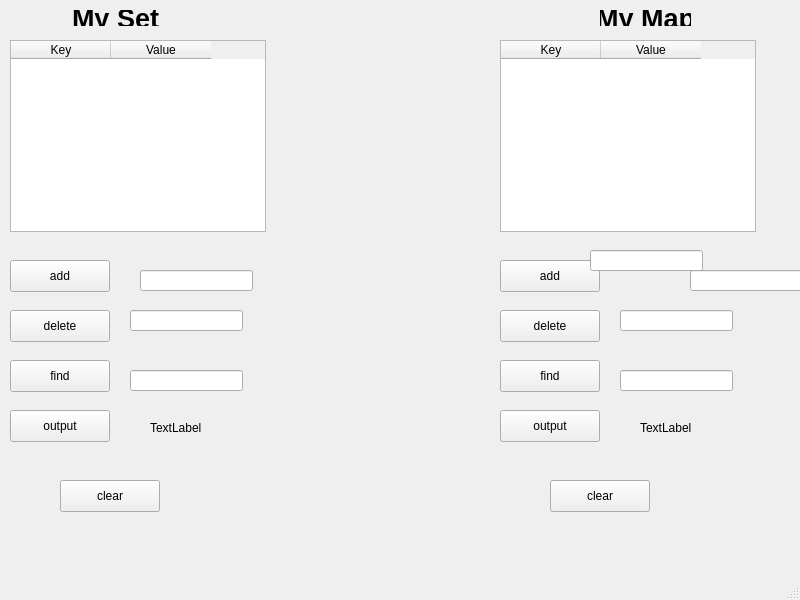
<?xml version="1.0" encoding="UTF-8"?>
<ui version="4.0">
 <class>MainWindow</class>
 <widget class="QMainWindow" name="MainWindow">
  <property name="geometry">
   <rect>
    <x>0</x>
    <y>0</y>
    <width>800</width>
    <height>600</height>
   </rect>
  </property>
  <property name="windowTitle">
   <string>MainWindow</string>
  </property>
  <widget class="QWidget" name="centralwidget">
   <widget class="QPushButton" name="addSet">
    <property name="geometry">
     <rect>
      <x>10</x>
      <y>260</y>
      <width>100</width>
      <height>32</height>
     </rect>
    </property>
    <property name="text">
     <string>add</string>
    </property>
   </widget>
   <widget class="QLineEdit" name="addValSet">
    <property name="geometry">
     <rect>
      <x>140</x>
      <y>270</y>
      <width>113</width>
      <height>21</height>
     </rect>
    </property>
   </widget>
   <widget class="QPushButton" name="delSet">
    <property name="geometry">
     <rect>
      <x>10</x>
      <y>310</y>
      <width>100</width>
      <height>32</height>
     </rect>
    </property>
    <property name="text">
     <string>delete</string>
    </property>
   </widget>
   <widget class="QLineEdit" name="delValSet">
    <property name="geometry">
     <rect>
      <x>130</x>
      <y>310</y>
      <width>113</width>
      <height>21</height>
     </rect>
    </property>
   </widget>
   <widget class="QPushButton" name="findSet">
    <property name="geometry">
     <rect>
      <x>10</x>
      <y>360</y>
      <width>100</width>
      <height>32</height>
     </rect>
    </property>
    <property name="text">
     <string>find</string>
    </property>
   </widget>
   <widget class="QLineEdit" name="findValSet">
    <property name="geometry">
     <rect>
      <x>130</x>
      <y>370</y>
      <width>113</width>
      <height>21</height>
     </rect>
    </property>
   </widget>
   <widget class="QPushButton" name="outputSet">
    <property name="geometry">
     <rect>
      <x>10</x>
      <y>410</y>
      <width>100</width>
      <height>32</height>
     </rect>
    </property>
    <property name="text">
     <string>output</string>
    </property>
   </widget>
   <widget class="QLabel" name="outputLabelSet">
    <property name="geometry">
     <rect>
      <x>150</x>
      <y>420</y>
      <width>58</width>
      <height>16</height>
     </rect>
    </property>
    <property name="text">
     <string>TextLabel</string>
    </property>
   </widget>
   <widget class="QLabel" name="label">
    <property name="geometry">
     <rect>
      <x>70</x>
      <y>10</y>
      <width>91</width>
      <height>16</height>
     </rect>
    </property>
    <property name="font">
     <font>
      <pointsize>20</pointsize>
      <bold>true</bold>
     </font>
    </property>
    <property name="text">
     <string>My Set</string>
    </property>
    <property name="alignment">
     <set>Qt::AlignCenter</set>
    </property>
   </widget>
   <widget class="QTableWidget" name="tableSet">
    <property name="geometry">
     <rect>
      <x>10</x>
      <y>40</y>
      <width>256</width>
      <height>192</height>
     </rect>
    </property>
    <column>
     <property name="text">
      <string>Key</string>
     </property>
    </column>
    <column>
     <property name="text">
      <string>Value</string>
     </property>
    </column>
   </widget>
   <widget class="QPushButton" name="clearSet">
    <property name="geometry">
     <rect>
      <x>60</x>
      <y>480</y>
      <width>100</width>
      <height>32</height>
     </rect>
    </property>
    <property name="text">
     <string>clear</string>
    </property>
   </widget>
   <widget class="QLabel" name="label_2">
    <property name="geometry">
     <rect>
      <x>600</x>
      <y>10</y>
      <width>91</width>
      <height>16</height>
     </rect>
    </property>
    <property name="font">
     <font>
      <pointsize>20</pointsize>
      <bold>true</bold>
     </font>
    </property>
    <property name="text">
     <string>My Map</string>
    </property>
    <property name="alignment">
     <set>Qt::AlignCenter</set>
    </property>
   </widget>
   <widget class="QLineEdit" name="findKeyMap">
    <property name="geometry">
     <rect>
      <x>620</x>
      <y>370</y>
      <width>113</width>
      <height>21</height>
     </rect>
    </property>
   </widget>
   <widget class="QLineEdit" name="addValMap">
    <property name="geometry">
     <rect>
      <x>690</x>
      <y>270</y>
      <width>113</width>
      <height>21</height>
     </rect>
    </property>
   </widget>
   <widget class="QLabel" name="outputLabelMap">
    <property name="geometry">
     <rect>
      <x>640</x>
      <y>420</y>
      <width>58</width>
      <height>16</height>
     </rect>
    </property>
    <property name="text">
     <string>TextLabel</string>
    </property>
   </widget>
   <widget class="QPushButton" name="findMap">
    <property name="geometry">
     <rect>
      <x>500</x>
      <y>360</y>
      <width>100</width>
      <height>32</height>
     </rect>
    </property>
    <property name="text">
     <string>find</string>
    </property>
   </widget>
   <widget class="QTableWidget" name="tableMap">
    <property name="geometry">
     <rect>
      <x>500</x>
      <y>40</y>
      <width>256</width>
      <height>192</height>
     </rect>
    </property>
    <column>
     <property name="text">
      <string>Key</string>
     </property>
    </column>
    <column>
     <property name="text">
      <string>Value</string>
     </property>
    </column>
   </widget>
   <widget class="QPushButton" name="delMap">
    <property name="geometry">
     <rect>
      <x>500</x>
      <y>310</y>
      <width>100</width>
      <height>32</height>
     </rect>
    </property>
    <property name="text">
     <string>delete</string>
    </property>
   </widget>
   <widget class="QPushButton" name="clearMap">
    <property name="geometry">
     <rect>
      <x>550</x>
      <y>480</y>
      <width>100</width>
      <height>32</height>
     </rect>
    </property>
    <property name="text">
     <string>clear</string>
    </property>
   </widget>
   <widget class="QPushButton" name="addMap">
    <property name="geometry">
     <rect>
      <x>500</x>
      <y>260</y>
      <width>100</width>
      <height>32</height>
     </rect>
    </property>
    <property name="text">
     <string>add</string>
    </property>
   </widget>
   <widget class="QPushButton" name="outputMap">
    <property name="geometry">
     <rect>
      <x>500</x>
      <y>410</y>
      <width>100</width>
      <height>32</height>
     </rect>
    </property>
    <property name="text">
     <string>output</string>
    </property>
   </widget>
   <widget class="QLineEdit" name="delKeyMap">
    <property name="geometry">
     <rect>
      <x>620</x>
      <y>310</y>
      <width>113</width>
      <height>21</height>
     </rect>
    </property>
   </widget>
   <widget class="QLineEdit" name="addKeyMap">
    <property name="geometry">
     <rect>
      <x>590</x>
      <y>250</y>
      <width>113</width>
      <height>21</height>
     </rect>
    </property>
   </widget>
  </widget>
  <widget class="QMenuBar" name="menubar">
   <property name="geometry">
    <rect>
     <x>0</x>
     <y>0</y>
     <width>800</width>
     <height>24</height>
    </rect>
   </property>
  </widget>
  <widget class="QStatusBar" name="statusbar"/>
 </widget>
 <resources/>
 <connections/>
</ui>
